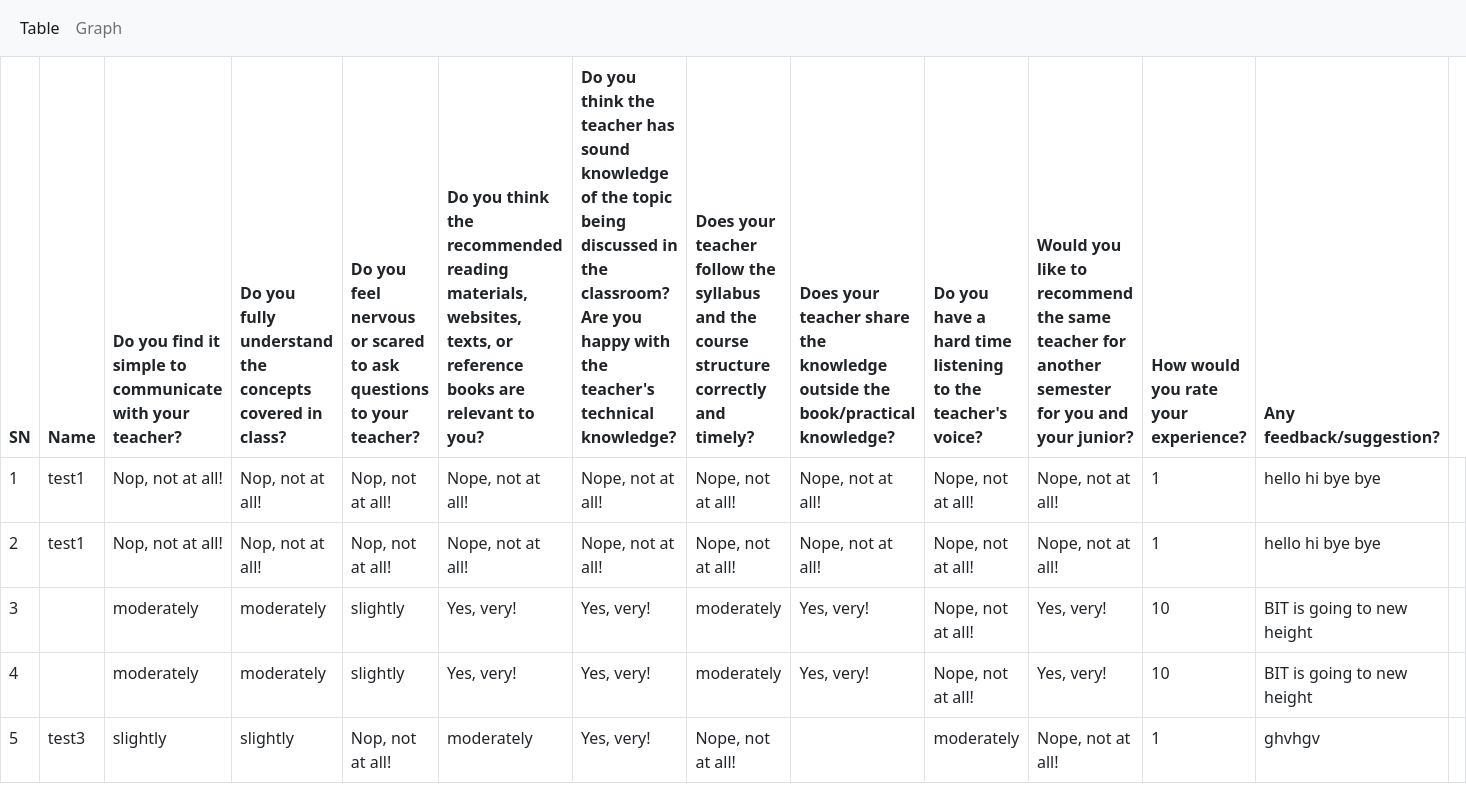
Page /table.php on the committed database.
### tables this page shows
CREATE TABLE `feedback_data` (
  `id` int(11) NOT NULL,
  `communication` varchar(25) NOT NULL,
  `understandability` varchar(25) NOT NULL,
  `nervous` varchar(25) NOT NULL,
  `recommended-material` varchar(25) NOT NULL,
  `knowledgeable` varchar(25) NOT NULL,
  `follow-syllabus` varchar(25) NOT NULL,
  `practical` varchar(25) NOT NULL,
  `audible` varchar(25) NOT NULL,
  `recommend` varchar(25) NOT NULL,
  `rating` varchar(25) NOT NULL,
  `suggestions` varchar(255) NOT NULL,
  `name` varchar(45) DEFAULT 'Anonymous'
);

### table.php (the view, shortened to what this page needs)
<?php
  include('./db_config.php');
  $sql = "select * from feedback_data ";
  $result = $conn -> query($sql);
?>
<!DOCTYPE html>
<html lang="en">
<head>
    <link href="https://cdn.jsdelivr.net/npm/bootstrap@5.0.2/dist/css/bootstrap.min.css" rel="stylesheet">
  <link rel="stylesheet" href="https://cdnjs.cloudflare.com/ajax/libs/font-awesome/6.2.0/css/fontawesome.min.css">
</head>
<body>
<nav class="navbar navbar-expand-lg navbar-light bg-light">
  <div class="container-fluid">
    <div class="collapse navbar-collapse" id="navbarNavAltMarkup">
      <div class="navbar-nav">
        <a class="nav-link active" aria-current="page" href="table.php">Table</a>
        <a class="nav-link" href="graph.php">Graph</a>
      </div>
    </div>
  </div>
</nav>
    <table class="table table-bordered">
        <thead>
            <tr>
            <th scope="col">SN</th>
            <th scope="col">Name</th>
            <th scope="col">Do you find it simple to communicate with your teacher?</th>
            <th scope="col">Do you fully understand the concepts covered in class? </th>
            <th scope="col">Do you feel nervous or scared to ask questions to your teacher?</th>
            <th scope="col">Do you think the recommended reading materials, websites, texts, or reference books are relevant to you?</th>
            <th scope="col">Do you think the teacher has sound knowledge of the topic being discussed in the classroom? Are you happy with the teacher's technical knowledge?</th>
            <th scope="col">Does your teacher follow the syllabus and the course structure correctly and timely?</th>
            <th scope="col">Does your teacher share the knowledge outside the book/practical knowledge?</th>
            <th scope="col">Do you have a hard time listening to the teacher's voice?</th>
            <th scope="col">Would you like to recommend the same teacher for another semester for you and your junior?</th>
            <th scope="col">How would you rate your experience?</th>
            <th scope="col">Any feedback/suggestion?</th>
            </tr>
        </thead>
        <?php
            while($row= $result->fetch_assoc()){
        ?>
            <tr>
                <td><?php echo $row['id'] ?></td>
                <td><?php echo $row['name'] ?></td>
                <td><?php echo $row['communication'] ?></td>
                <td><?php echo $row['understandability'] ?></td>
                <td><?php echo $row['nervous'] ?></td>
                <td><?php echo $row['recommended-material'] ?></td>
                <td><?php echo $row['knowledgeable'] ?></td>
                <td><?php echo $row['follow-syllabus'] ?></td>
                <td><?php echo $row['practical'] ?></td>
                <td><?php echo $row['audible'] ?></td>
                <td><?php echo $row['recommend'] ?></td>
                <td><?php echo $row['rating'] ?></td>
                <td><?php echo $row['suggestions'] ?></td>
                <td>
            </tr>
        <?php
            }
        ?>
    </table>
</body>
</html>

### rows in the picture
feedback_data: id "1", name "test1", communication "Nop, not at all!", understandability "Nop, not at all!", nervous "Nop, not at all!", value "Nope, not at all!", knowledgeable "Nope, not at all!", practical "Nope, not at all!", audible "Nope, not at all!", recommend "Nope, not at all!", rating "1", suggestions "hello hi bye bye"
feedback_data: id "2", name "test1", communication "Nop, not at all!", understandability "Nop, not at all!", nervous "Nop, not at all!", value "Nope, not at all!", knowledgeable "Nope, not at all!", practical "Nope, not at all!", audible "Nope, not at all!", recommend "Nope, not at all!", rating "1", suggestions "hello hi bye bye"
feedback_data: id "3", communication "moderately", understandability "moderately", nervous "slightly", value "Yes, very!", knowledgeable "Yes, very!", value "moderately", practical "Yes, very!", audible "Nope, not at all!", recommend "Yes, very!", rating "10", suggestions "BIT is going to new height"
feedback_data: id "4", communication "moderately", understandability "moderately", nervous "slightly", value "Yes, very!", knowledgeable "Yes, very!", value "moderately", practical "Yes, very!", audible "Nope, not at all!", recommend "Yes, very!", rating "10", suggestions "BIT is going to new height"
feedback_data: id "5", name "test3", communication "slightly", understandability "slightly", nervous "Nop, not at all!", value "moderately", knowledgeable "Yes, very!", value "Nope, not at all!", audible "moderately", recommend "Nope, not at all!", rating "1", suggestions "ghvhgv"
